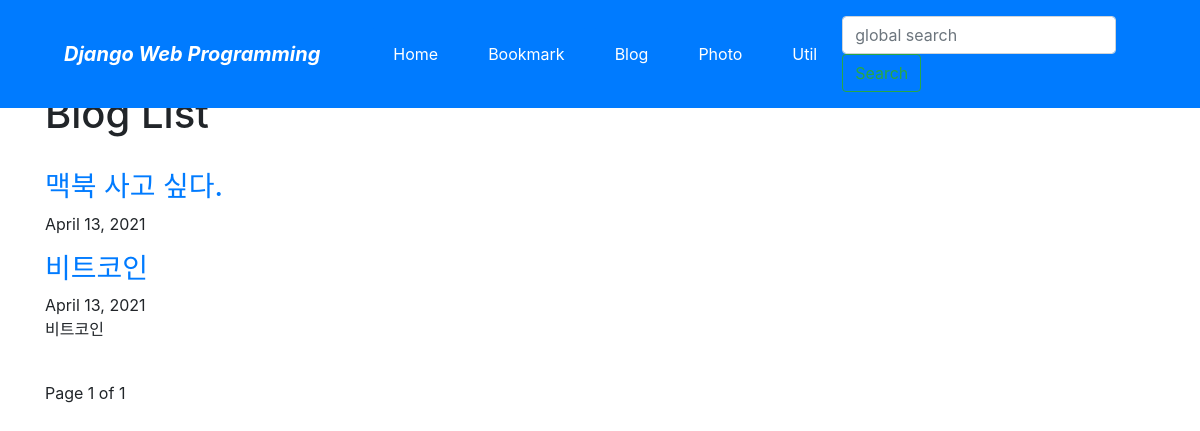
The page /blog/ on the database as committed earlier.
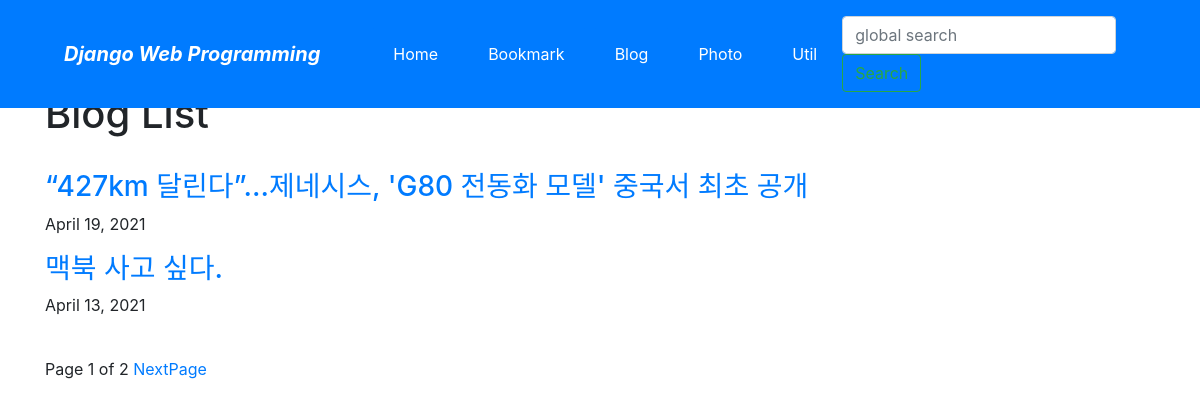
The same page on the database as committed later.
### blog/models.py (models this page shows, shortened)
class Post(models.Model):
    title = models.CharField(verbose_name='TITLE',max_length=50)
    slug = models.SlugField('SLUG',unique=True,allow_unicode=True, help_text='one word for title alias')
    description = models.CharField('DESCRIPTION',max_length=100,blank=True,help_text='simple description text.')
    content = models.TextField('CONTENT')
    create_dt = models.DateTimeField('CREATE DATE', auto_now_add=True)
    modify_dt = models.DateTimeField('MODIFY DATE', auto_now=True)
    class Meta:
        verbose_name = 'post'
        verbose_name_plural = 'posts'
        db_table = 'blog_posts'
        ordering = ('-modify_dt',)
    def get_absolute_url(self):
        return reverse('blog:post_detail', args=(self.slug,))

### blog/views.py (the view)
# urls.py: path('', views.PostLV.as_view(), name='index'),    # /blog/
class PostLV(ListView):
    model = Post
    template_name = 'blog/post_all.html'
    context_object_name = 'posts'
    paginate_by = 2

### blog/templates/blog/post_all.html (shortened to what this page needs)
{% extends "base.html" %}
{% block content %}
<h1>Blog List</h1>
<br>
{% for post in posts %}
    <h3><a href='{{ post.get_absolute_url }}'>{{ post.title }}</a></h3>
    {{ post.modify_dt|date:"N d, Y" }}
    <p>{{ post.description }}</p>
{% endfor %}
<br>
<div>
    <span>
        Page {{ page_obj.number }} of {{ page_obj.paginator.num_pages }}
        {% if page_obj.has_next %}
            <a href="?page={{ page_obj.next_page_number }}">NextPage</a>
        {% endif %}
    </span>
</div>
{% endblock %}

Rows that differ between the two databases and show on the page:
no longer on this page (row unchanged): Post: title "비트코인", modify_dt "April 13, 2021", description "비트코인"
added Post: title "“427km 달린다”…제네시스, 'G80 전동화 모델' 중국서 최초 공개", modify_dt "April 19, 2021"
Other text that changed with them:
{{ page_obj.paginator.num_pages }}: "1" → "2"
text now shown: "NextPage"
